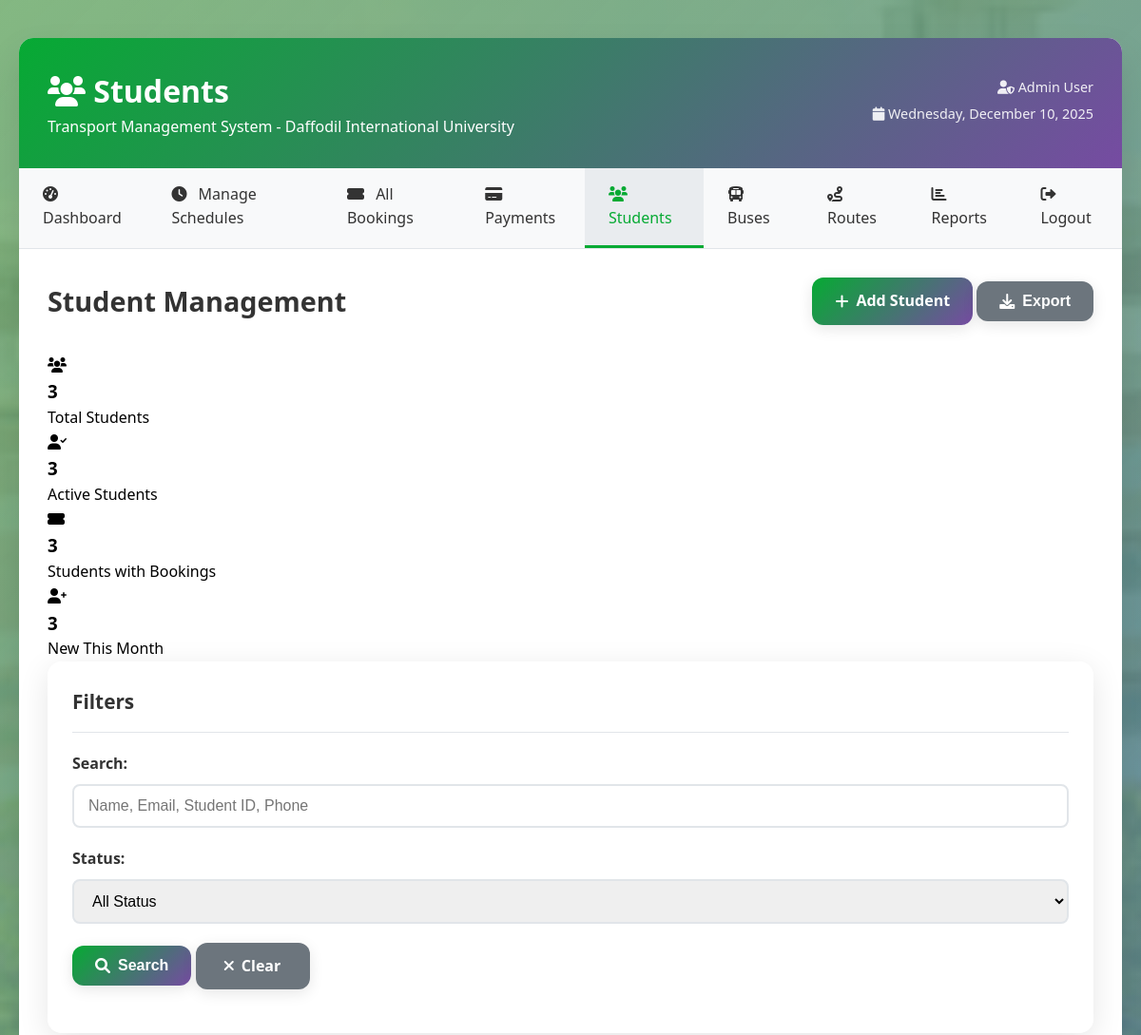
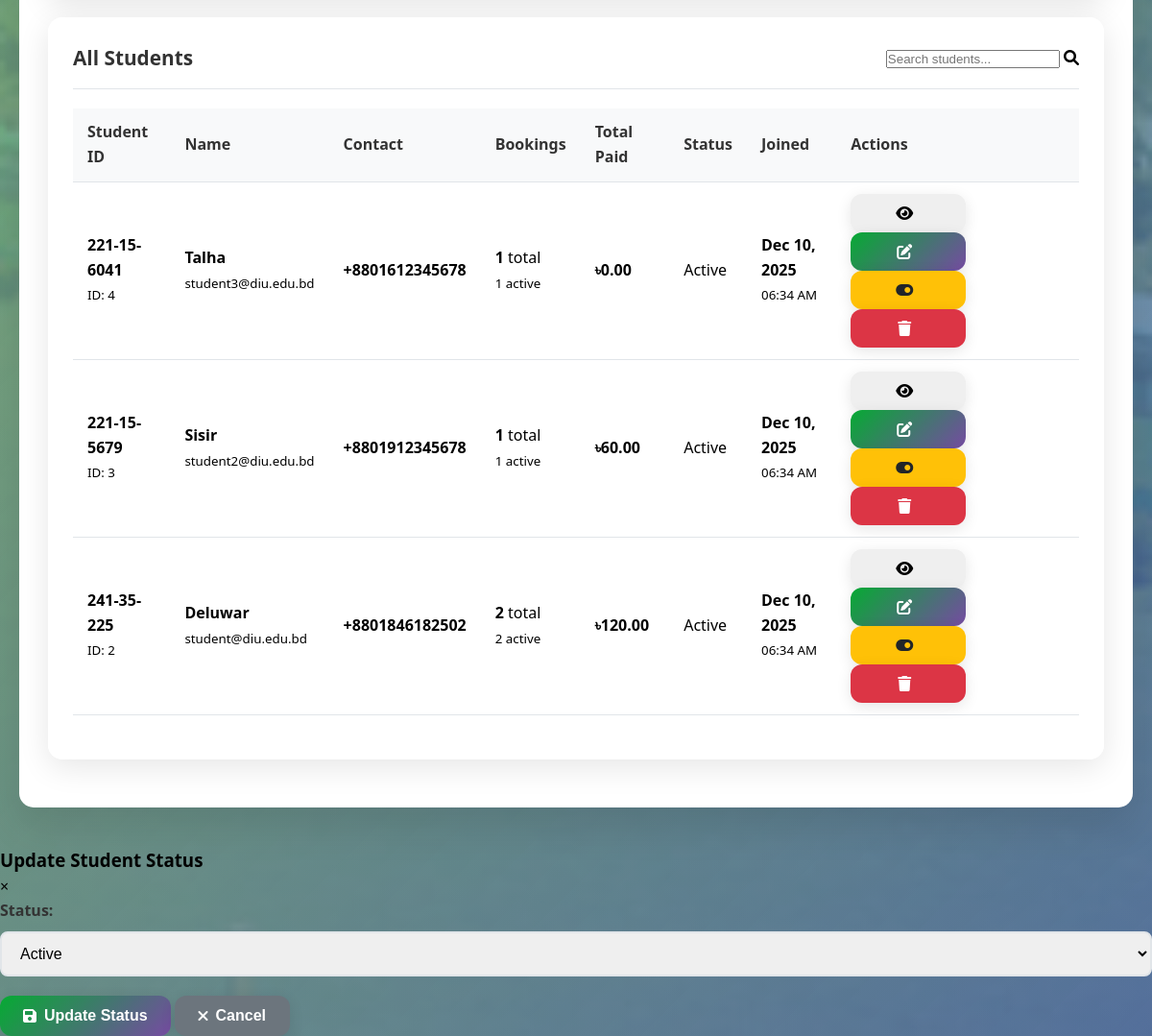
The app's page /admin/students.php (signed in) with its own data (2 pictures, top to bottom).
### tables this page shows
CREATE TABLE users (
    id INT AUTO_INCREMENT PRIMARY KEY,
    name VARCHAR(100) NOT NULL,
    email VARCHAR(100) UNIQUE NOT NULL,
    password VARCHAR(255) NOT NULL,
    role ENUM('student', 'admin') DEFAULT 'student',
    student_id VARCHAR(20) NULL,
    phone VARCHAR(15) NULL,
    status ENUM('active', 'inactive', 'suspended') DEFAULT 'active',
    created_at TIMESTAMP DEFAULT CURRENT_TIMESTAMP,
    updated_at TIMESTAMP DEFAULT CURRENT_TIMESTAMP ON UPDATE CURRENT_TIMESTAMP
);

### admin/students.php (the view, shortened to what this page needs)
<?php
require_once '../config/database.php';
$search_filter = isset($_GET['search']) ? $_GET['search'] : '';
$sql = "SELECT u.*,
               COUNT(b.id) as total_bookings,
               COUNT(CASE WHEN b.status IN ('pending', 'confirmed') THEN 1 END) as active_bookings,
               SUM(CASE WHEN p.payment_status = 'completed' THEN p.amount ELSE 0 END) as total_paid
        FROM users u
        LEFT JOIN bookings b ON u.id = b.user_id
        LEFT JOIN payments p ON b.id = p.booking_id
        WHERE u.role = 'student'";
$sql .= " GROUP BY u.id ORDER BY u.created_at DESC";
$students = null;
if ($stmt = $conn->prepare($sql)) {
    $stmt->execute();
    $students = $stmt->get_result();
}
$stats = [];
$sql = "SELECT COUNT(*) as total FROM users WHERE role = 'student'";
$result = $conn->query($sql);
$stats['total_students'] = $result->fetch_assoc()['total'];
$sql = "SELECT COUNT(*) as total FROM users WHERE role = 'student' AND status = 'active'";
$result = $conn->query($sql);
$stats['active_students'] = $result->fetch_assoc()['total'];
$sql = "SELECT COUNT(DISTINCT u.id) as total FROM users u
        JOIN bookings b ON u.id = b.user_id
        WHERE u.role = 'student'";
$result = $conn->query($sql);
$stats['students_with_bookings'] = $result->fetch_assoc()['total'];
$sql = "SELECT COUNT(*) as total FROM users
        WHERE role = 'student' AND MONTH(created_at) = MONTH(CURRENT_DATE())
        AND YEAR(created_at) = YEAR(CURRENT_DATE())";
$result = $conn->query($sql);
$stats['new_students_month'] = $result->fetch_assoc()['total'];
?>
<!DOCTYPE html>
<html lang="en">
<head>
    <link rel="stylesheet" href="../assets/css/style.css">
    <link href="https://cdnjs.cloudflare.com/ajax/libs/font-awesome/6.0.0/css/all.min.css" rel="stylesheet">
</head>
<body>
    <div class="container">
        <div class="dashboard">
            <div class="dashboard-header">
                <div>
                    <h1><i class="fas fa-users"></i> Students</h1>
                    <p>Transport Management System - Daffodil International University</p>
                </div>
                <div class="user-info">
                    <p><i class="fas fa-user-shield"></i> <?php echo htmlspecialchars($_SESSION['name']); ?></p>
                    <p><i class="fas fa-calendar"></i> <?php echo date('l, F j, Y'); ?></p>
                </div>
            </div>
            <nav class="nav-menu">
                <ul>
                    <li><a href="dashboard.php"><i class="fas fa-tachometer-alt"></i> Dashboard</a></li>
                    <li><a href="schedules.php"><i class="fas fa-clock"></i> Manage Schedules</a></li>
                    <li><a href="bookings.php"><i class="fas fa-ticket-alt"></i> All Bookings</a></li>
                    <li><a href="payments.php"><i class="fas fa-credit-card"></i> Payments</a></li>
                    <li><a href="students.php" class="active"><i class="fas fa-users"></i> Students</a></li>
                    <li><a href="buses.php"><i class="fas fa-bus"></i> Buses</a></li>
                    <li><a href="routes.php"><i class="fas fa-route"></i> Routes</a></li>
                    <li><a href="reports.php"><i class="fas fa-chart-bar"></i> Reports</a></li>
                    <li><a href="../logout.php"><i class="fas fa-sign-out-alt"></i> Logout</a></li>
                </ul>
            </nav>
            <div class="content">
                <div class="content-header">
                    <h2>Student Management</h2>
                    <div class="header-actions">
                        <a href="add_student.php" class="btn btn-primary">
                            <i class="fas fa-plus"></i> Add Student
                        </a>
                        <button onclick="exportStudents()" class="btn btn-secondary">
                            <i class="fas fa-download"></i> Export
                        </button>
                    </div>
                </div>
                <div class="stats-grid">
                    <div class="stat-card">
                        <div class="stat-icon">
                            <i class="fas fa-users"></i>
                        </div>
                        <div class="stat-content">
                            <h3><?php echo $stats['total_students']; ?></h3>
                            <p>Total Students</p>
                        </div>
                    </div>
                    <div class="stat-card">
                        <div class="stat-icon">
                            <i class="fas fa-user-check"></i>
                        </div>
                        <div class="stat-content">
                            <h3><?php echo $stats['active_students']; ?></h3>
                            <p>Active Students</p>
                        </div>
                    </div>
                    <div class="stat-card">
                        <div class="stat-icon">
                            <i class="fas fa-ticket-alt"></i>
                        </div>
                        <div class="stat-content">
                            <h3><?php echo $stats['students_with_bookings']; ?></h3>
                            <p>Students with Bookings</p>
                        </div>
                    </div>
                    <div class="stat-card">
                        <div class="stat-icon">
                            <i class="fas fa-user-plus"></i>
                        </div>
                        <div class="stat-content">
                            <h3><?php echo $stats['new_students_month']; ?></h3>
                            <p>New This Month</p>
                        </div>
                    </div>
                </div>
                <div class="card">
                    <div class="card-header">
                        <h3>Filters</h3>
                    </div>
                    <div class="card-body">
                        <form method="GET" class="form-inline">
                            <div class="form-group">
                                <label for="search">Search:</label>
                                <input type="text" name="search" id="search" value="<?php echo htmlspecialchars($search_filter); ?>" placeholder="Name, Email, Student ID, Phone">
                            </div>
                            <div class="form-group">
                                <label for="status">Status:</label>
                                <select name="status" id="status">
                                    <option value="">All Status</option>
                                </select>
                            </div>
                            <div class="form-group">
                                <button type="submit" class="btn btn-primary">
                                    <i class="fas fa-search"></i> Search
                                </button>
                                <a href="students.php" class="btn btn-secondary">
                                    <i class="fas fa-times"></i> Clear
                                </a>
                            </div>
                        </form>
                    </div>
                </div>
                <div class="card">
                    <div class="card-header">
                        <h3>All Students</h3>
                        <div class="search-box">
                            <input type="text" id="studentSearch" placeholder="Search students...">
                            <i class="fas fa-search"></i>
                        </div>
                    </div>
                    <div class="card-body">
                        <div class="table-responsive">
                            <table class="table">
                                <thead>
                                    <tr>
                                        <th>Student ID</th>
                                        <th>Name</th>
                                        <th>Contact</th>
                                        <th>Bookings</th>
                                        <th>Total Paid</th>
                                        <th>Status</th>
                                        <th>Joined</th>
                                        <th>Actions</th>
                                    </tr>
                                </thead>
                                <tbody>
                                    <?php if ($students && $students->num_rows > 0): ?>
                                        <?php while ($student = $students->fetch_assoc()): ?>
                                            <tr>
                                                <td>
                                                    <strong><?php echo htmlspecialchars($student['student_id']); ?></strong><br>
                                                    <small>ID: <?php echo $student['id']; ?></small>
                                                </td>
                                                <td>
                                                    <strong><?php echo htmlspecialchars($student['name']); ?></strong><br>
                                                    <small><?php echo htmlspecialchars($student['email']); ?></small>
                                                </td>
                                                <td>
                                                    <strong><?php echo htmlspecialchars($student['phone']); ?></strong>
                                                </td>
                                                <td>
                                                    <strong><?php echo $student['total_bookings']; ?></strong> total<br>
                                                    <small><?php echo $student['active_bookings']; ?> active</small>
                                                </td>
                                                <td>
                                                    <strong>৳<?php echo number_format($student['total_paid'], 2); ?></strong>
                                                </td>
                                                <td>
                                                    <span class="badge badge-<?php echo $student['status'] === 'active' ? 'success' : ($student['status'] === 'inactive' ? 'warning' : 'danger'); ?>">
                                                        <?php echo ucfirst($student['status']); ?>
                                                    </span>
                                                </td>
                                                <td>
                                                    <strong><?php echo date('M j, Y', strtotime($student['created_at'])); ?></strong><br>
                                                    <small><?php echo date('h:i A', strtotime($student['created_at'])); ?></small>
                                                </td>
                                                <td>
                                                    <div class="action-buttons">
                                                        <button onclick="viewStudent(<?php echo $student['id']; ?>)" class="btn btn-sm btn-info" title="View Details">
                                                            <i class="fas fa-eye"></i>
                                                        </button>
                                                        <a href="edit_student.php?id=<?php echo $student['id']; ?>" class="btn btn-sm btn-primary" title="Edit">
                                                            <i class="fas fa-edit"></i>
                                                        </a>
                                                        <button onclick="editStudentStatus(<?php echo $student['id']; ?>, '<?php echo $student['status']; ?>')" class="btn btn-sm btn-warning" title="Change Status">
                                                            <i class="fas fa-toggle-on"></i>
                                                        </button>
                                                        <form method="POST" style="display: inline;" onsubmit="return confirm('Are you sure you want to delete this student? This will also delete all their bookings.');">
                                                            <button type="submit" name="delete_student" class="btn btn-sm btn-danger" title="Delete">
                                                                <i class="fas fa-trash"></i>
                                                            </button>
                                                        </form>
                                                    </div>
                                                </td>
                                            </tr>
                                        <?php endwhile; ?>
                                    <?php else: ?>
                                        <tr>
                                            <td colspan="8" class="text-center">No students found.</td>
                                        </tr>
                                    <?php endif; ?>
                                </tbody>
                            </table>
                        </div>
                    </div>
                </div>
            </div>
        </div>
    </div>
    <div id="studentModal" class="modal">
        <div class="modal-content">
            <div class="modal-header">
                <h3>Update Student Status</h3>
                <span class="close">&times;</span>
            </div>
            <div class="modal-body">
                <form method="POST" id="studentForm">
                    <div class="form-group">
                        <label for="new_student_status">Status:</label>
                        <select name="new_student_status" id="new_student_status" required>
                            <option value="active">Active</option>
                        </select>
                    </div>
                    <div class="form-actions">
                        <button type="submit" name="update_student_status" class="btn btn-primary">
                            <i class="fas fa-save"></i> Update Status
                        </button>
                        <button type="button" class="btn btn-secondary" onclick="closeStudentModal()">
                            <i class="fas fa-times"></i> Cancel
                        </button>
                    </div>
                </form>
            </div>
        </div>
    </div>
</body>
</html>

### records on screen
users: student "221-15-6041", id "4", name "Talha", email "student3@diu.edu.bd", phone "+8801612345678", total_bookings "1", active_bookings "1", total_paid "0.00", status "Active", created_at "Dec 10, 2025", created_at "06:34 AM"
users: student "221-15-5679", id "3", name "Sisir", email "student2@diu.edu.bd", phone "+8801912345678", total_bookings "1", active_bookings "1", total_paid "60.00", status "Active", created_at "Dec 10, 2025", created_at "06:34 AM"
users: student "241-35-225", id "2", name "Deluwar", email "student@diu.edu.bd", phone "+8801846182502", total_bookings "2", active_bookings "2", total_paid "120.00", status "Active", created_at "Dec 10, 2025", created_at "06:34 AM"

### other values on screen
$_SESSION['name'] "Admin User"
$stats['total_students'] "3"
$stats['active_students'] "3"
$stats['students_with_bookings'] "3"
$stats['new_students_month'] "3"
